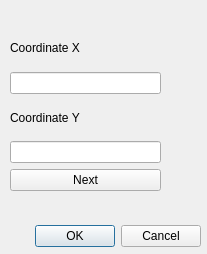
<?xml version="1.0" encoding="UTF-8"?>
<ui version="4.0">
 <class>CreatePolylineDialog</class>
 <widget class="QDialog" name="CreatePolylineDialog">
  <property name="geometry">
   <rect>
    <x>0</x>
    <y>0</y>
    <width>207</width>
    <height>254</height>
   </rect>
  </property>
  <property name="minimumSize">
   <size>
    <width>207</width>
    <height>254</height>
   </size>
  </property>
  <property name="maximumSize">
   <size>
    <width>207</width>
    <height>254</height>
   </size>
  </property>
  <property name="windowTitle">
   <string>Dialog</string>
  </property>
  <widget class="QDialogButtonBox" name="buttonBox">
   <property name="geometry">
    <rect>
     <x>10</x>
     <y>220</y>
     <width>191</width>
     <height>32</height>
    </rect>
   </property>
   <property name="orientation">
    <enum>Qt::Horizontal</enum>
   </property>
   <property name="standardButtons">
    <set>QDialogButtonBox::Cancel|QDialogButtonBox::Ok</set>
   </property>
  </widget>
  <widget class="QWidget" name="">
   <property name="geometry">
    <rect>
     <x>10</x>
     <y>30</y>
     <width>151</width>
     <height>161</height>
    </rect>
   </property>
   <layout class="QVBoxLayout" name="verticalLayout">
    <item>
     <widget class="QLabel" name="label">
      <property name="text">
       <string>Coordinate X</string>
      </property>
     </widget>
    </item>
    <item>
     <widget class="QLineEdit" name="editCoordinateX"/>
    </item>
    <item>
     <widget class="QLabel" name="label_2">
      <property name="text">
       <string>Coordinate Y</string>
      </property>
     </widget>
    </item>
    <item>
     <widget class="QLineEdit" name="editCoordinateY"/>
    </item>
    <item>
     <widget class="QPushButton" name="btnNextPoint">
      <property name="text">
       <string>Next</string>
      </property>
     </widget>
    </item>
   </layout>
  </widget>
 </widget>
 <resources/>
 <connections>
  <connection>
   <sender>buttonBox</sender>
   <signal>accepted()</signal>
   <receiver>CreatePolylineDialog</receiver>
   <slot>accept()</slot>
   <hints>
    <hint type="sourcelabel">
     <x>248</x>
     <y>254</y>
    </hint>
    <hint type="destinationlabel">
     <x>157</x>
     <y>274</y>
    </hint>
   </hints>
  </connection>
  <connection>
   <sender>buttonBox</sender>
   <signal>rejected()</signal>
   <receiver>CreatePolylineDialog</receiver>
   <slot>reject()</slot>
   <hints>
    <hint type="sourcelabel">
     <x>316</x>
     <y>260</y>
    </hint>
    <hint type="destinationlabel">
     <x>286</x>
     <y>274</y>
    </hint>
   </hints>
  </connection>
 </connections>
</ui>
